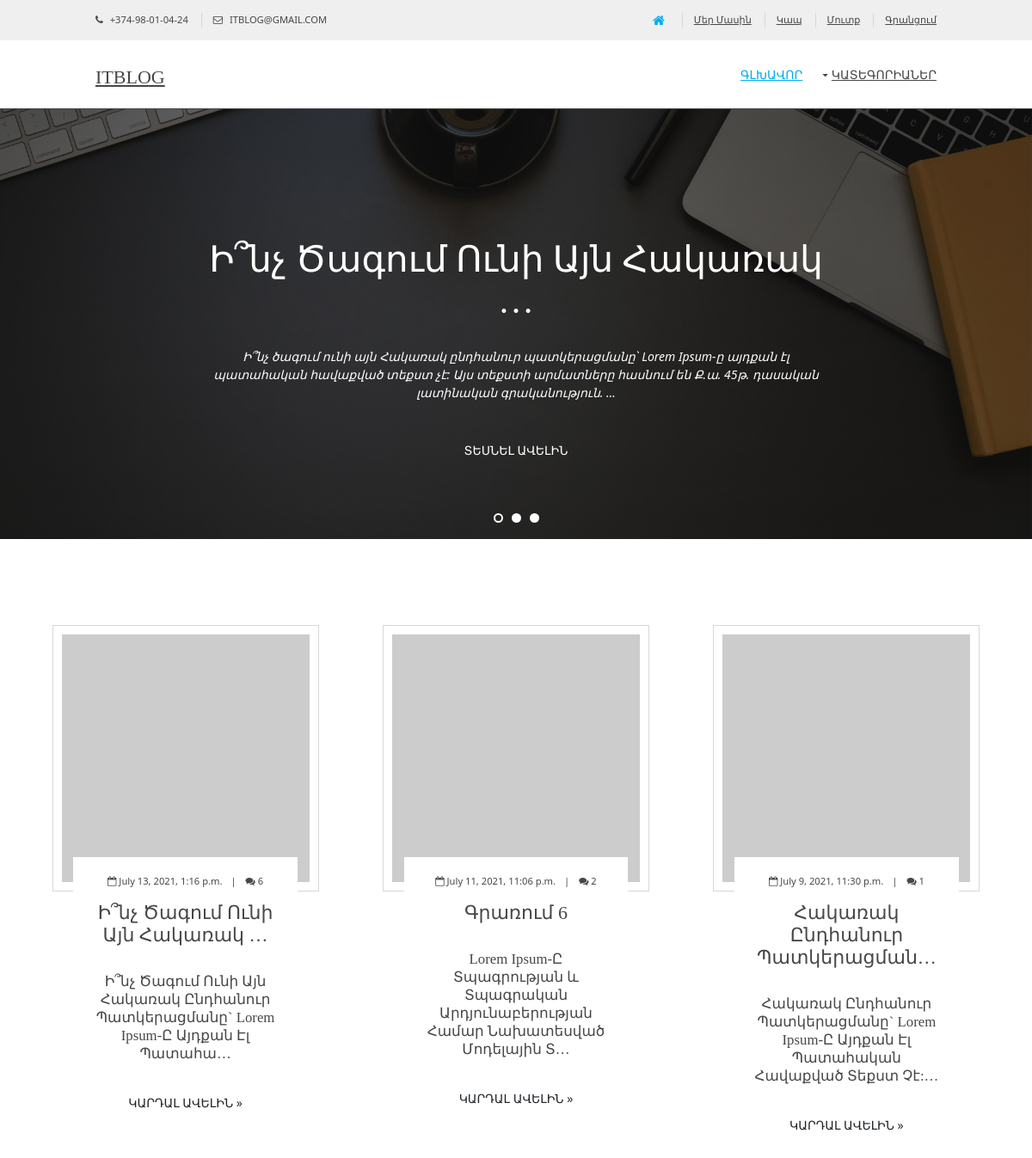
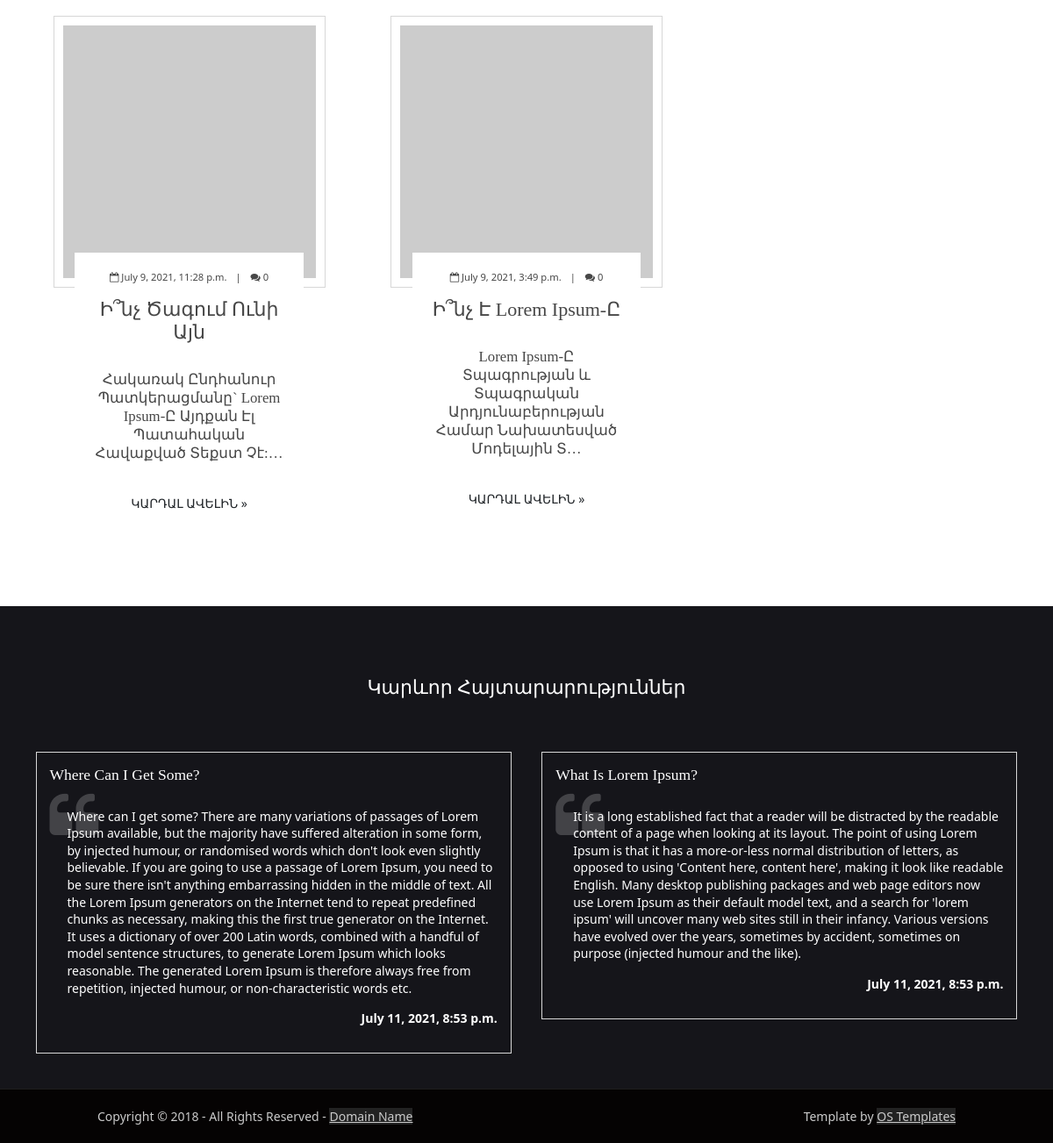
The page / on the database its author committed (2 pictures, top to bottom).
### blog/models.py (models this page shows, shortened)
class BasePost(models.Model):
    title = models.CharField(max_length=255, verbose_name='Գրառման վերնագիր')
    content = models.TextField('Կոնտենտ', blank=True)
    created_date = models.DateTimeField('Հրապարակման ժամանակը', auto_now_add=True)
    edited_date = models.DateTimeField('Խմբագրման ժամանակը', auto_now=True)
    is_published = models.BooleanField('Հրապարակված է', default=True)
    class Meta:
        abstract = True

class Post(BasePost):
    category = models.ForeignKey('Category', on_delete=models.PROTECT, verbose_name='Կատեգորիա')
    tag = models.ManyToManyField('Tag', verbose_name='Տեգ', blank=True, related_name="tags", default=None, )
    image = models.ImageField('Նկար', upload_to='media/blog/posts/%Y/%m/%d/', blank=True)
    views = models.IntegerField(verbose_name='Դիտումների քանակը', default=0)
    is_top = models.BooleanField('Թոփ հայտարարություն', default=False)
    slug = models.SlugField(null=True, default=None, unique=True, )
    class Meta:
        verbose_name = 'Գրառում'
        verbose_name_plural = 'Գրառումներ'
        ordering = ['-created_date', ]
    def get_absolute_url(self):
        return reverse_lazy('post_detail', kwargs={'pk': self.pk,
                                                   'slug': self.slug})

class ImportantNews(BasePost):
    class Meta:
        verbose_name = 'Կարևոր հայտարարություն'
        verbose_name_plural = 'Կարևոր հայտարարություններ'
        ordering = ['-created_date', ]

### blog/views.py (the view)
# urls.py: path('', IndexPage.as_view(), name='home'),
class IndexPage(ListView):
    model = Post
    paginate_by = 6
    template_name = 'blog/index.html'
    context_object_name = 'posts'
    def get_context_data(self, *, object_list=None, **kwargs):
        context = super(IndexPage, self).get_context_data(**kwargs)
        context['temp'] = 1
        context['range'] = range(1, self.paginate_by, 3)
        context['important_news'] = get_important_news()
        return context
    def get_queryset(self):
        return Post.objects.filter(is_published=True, )

### blog/models.py (called while the page is built)
    def get_absolute_url(self):
        return reverse_lazy('post_by_category', kwargs={'pk': self.pk,
                                                        'slug': self.slug})

### blog/services.py (called while the page is built)
def get_important_news(count=2):
    if ImportantNews.objects.filter(is_published=True).exists():
        return ImportantNews.objects.filter(is_published=True)[:count]

### blog/templatetags/blog_tags.py (called while the page is built)
@register.simple_tag(name='change_temp_var')
def change_temp_var(value):
    value += 1
    return value

@register.simple_tag(name='get_categories')
def get_categories():
    return Category.objects.all()

@register.simple_tag()
def get_top_posts():
    posts = Post.objects.filter(is_published=True, views__gte=10, is_top=True).order_by('-views', '-created_date')
    return posts[:3]

@register.simple_tag()
def get_comments_count(post_id):
    post = Post.objects.get(pk=post_id)
    count = post.comment_set.all().count()
    return count

### blog/templates/blog/index.html (shortened to what this page needs)
{% extends 'base.html' %}
{% load blog_tags %}
{% block carousel %}
{% include 'blog/_carousel.html' %}
{% endblock carousel %}
{% block important_news %}
{% include 'blog/important_news.html' %}
{% endblock important_news %}
{% block content %}
<section class="hoc container clear">
    <ul class="nospace group">
        {% for post in posts %}
        {% if temp in range %}
        <li class="one_third first" style="padding: 20px;">
            {% else %}
        <li class="one_third" style="padding: 20px;">
            {% endif %}
            <article class="excerpt">
                <a href="{{ post.get_absolute_url }}">
                    {% if post.image %}
                    <img class="inspace-10 borderedbox" src="{{post.image.url}}">
                    {% else %}
                    <img class="inspace-10 borderedbox" src="https://picsum.photos/300/300">
                    {% endif %}
                </a>
                <div class="excerpttxt">
                    <ul>
                        <li><i class="fa fa-calendar-o"></i> {{post.created_date}}</li>
                        {% get_comments_count post.pk as count %}
                        <li><i class="fa fa-comments"></i> {{ count}}</li>
                    </ul>
                    <h4 class="heading font-x4">{{ post.title|striptags|truncatechars_html:30}}</h4>
                    <h6 class="heading font-x1"> {{ post.content|safe|striptags|truncatechars_html:85 }}</h6>
                    <p><a class="btn" href="{{ post.get_absolute_url }}">Կարդալ ավելին &raquo;</a></p>
                </div>
            </article>
        </li>
        {% change_temp_var temp as temp %}
        {% endfor %}
    </ul>
</section>
{% endblock content %}

### templates/base.html (shortened to what this page needs)
<!DOCTYPE html>
{% load static %}
<html lang="">
<head>
    <link href="{% static 'styles/layout.css' %}" rel="stylesheet" type="text/css" media="all">
    <link href="https://cdn.jsdelivr.net/npm/bootstrap@5.0.2/dist/css/bootstrap.min.css" rel="stylesheet"
>
</head>
<body id="top">
<div class="wrapper row0">
    {% block topbar %}
    {% include 'inc/_top_bar.html' %}
    {% endblock topbar %}
</div>
<div class="wrapper row1">
    <header id="header" class="hoc clear">
        {% block navbar %}
        {% include 'inc/_navbar.html' %}
        {% endblock navbar %}
    </header>
</div>
{% block carousel %}
{% endblock carousel %}
<div class="wrapper row3">
    {% block content %}
    {% endblock content %}
</div>
<div class="wrapper bgded overlay" style="background-color:#2f2f3a; max-height: 550px; ">
    {% block important_news %}
    {% endblock important_news %}
</div>
<div class="wrapper row5" style="background-color:#050303;">
    <div id="copyright" class="hoc clear">
        <p class="fl_left">Copyright &copy; 2018 - All Rights Reserved - <a href="#">Domain Name</a></p>
        <p class="fl_right">Template by <a target="_blank" href="https://www.os-templates.com/"
                                           title="Free Website Templates">OS Templates</a></p>
    </div>
</div>
</body>
</html>

### templates/inc/_top_bar.html
<div id="topbar" class="hoc clear">
    <div class="fl_left">
        <ul class="nospace">
            <li><i class="fa fa-phone"></i> +374-98-01-04-24</li>
            <li><i class="fa fa-envelope-o"></i> itblog@gmail.com</li>
        </ul>
    </div>
    <div class="fl_right">
        <ul class="nospace" style="text-transform:capitalize;">
            <li><a href="#"><i class="fa fa-lg fa-home"></i></a></li>
            <li><a href="{% url 'about_us' %}">Մեր մասին</a></li>
            <li><a href="{% url 'contact_us' %}">Կապ</a></li>
            {% if user.is_anonymous %}
            <li><a href="{% url 'login' %}">Մուտք</a></li>
            <li><a href="{% url 'register' %}">Գրանցում</a></li>
            {% else %}
            <li>Բարի գալուստ {{ user.username }} | <a href="{% url 'logout' %}"> Դուրս գալ </a></li>
            {% endif %}
        </ul>
    </div>
</div>

### templates/inc/_navbar.html (shortened to what this page needs)
{% load blog_tags %}
<div id="logo" class="fl_left">
    <h1><a href="{% url 'home' %}">ItBlog</a></h1>
</div>
<nav id="mainav" class="fl_right">
    <ul class="clear">
        <li class="active"><a href="{% url 'home' %}">Գլխավոր</a></li>
        <li><a class="drop" href="#">Կատեգորիաներ</a>
    </ul>
</nav>

### blog/templates/blog/_carousel.html
{% load blog_tags %}
{% get_top_posts as top_posts %}
{% load static %}
<div class="bgded overlay"
     style="background-image: url({% static 'images/backgrounds/carousel.png' %}); width: 100%; height: 500px;">
    <div id="pageintro" class="hoc clear">
        <div class="flexslider basicslider">
            <ul class="slides">
                {% for post in top_posts %}
                <li>
                    <article>
                        <h3 class="heading">{{post.title|truncatechars:30}}</h3>
                        <p>{{post.content|truncatewords:25}}</p>
                        <footer><a class="btn" href="{{post.get_absolute_url}}" style="color: white">Տեսնել ավելին</a>
                        </footer>
                    </article>
                </li>
                {% endfor %}
            </ul>
        </div>
    </div>
</div>

### blog/templates/blog/important_news.html
<article class="hoc container">
    <div class="sectiontitle">
        <h3 class="heading">Կարևոր հայտարարություններ</h3>
    </div>
    <ul class="nospace group">
        {% for item in important_news %}
        {% if item == important_news.first %}
        <li class="one_half first borderedbox inspace-15" >
            {% else %}
        <li class="one_half borderedbox inspace-15">
            {% endif %}
            <h5>{{ item.title }}</h5>
            <blockquote>{{item.content}}
            </blockquote>
            <p class="right bold">{{item.created_date}}</p>
        </li>
        {% endfor %}
    </ul>
</article>

### ItBlog/static/styles/layout.css (style rules this page uses)
.row1 { border-bottom:1px solid; }
.row5 { border-top:1px solid; }
#topbar { padding:15px 0; font-size:.8rem; text-transform:uppercase; }
#topbar * { margin:0; }
#topbar ul li { display:inline-block; margin-right:10px; padding-right:15px; border-right:1px solid; }
#topbar ul li:last-child { margin-right:0; padding-right:0; border-right:none; }
#topbar i { margin:0 5px 0 0; line-height:normal; }
#header #logo { margin:30px 0 0 0; }
#header #logo h1 { margin:0; padding:0; font-size:22px; text-transform:uppercase; }
#pageintro { padding:150px 0; }
#pageintro li article { display:block; max-width:75%; margin:0 auto; text-align:center; }
#pageintro li article * { margin:0; }
#pageintro li p:first-of-type { margin-bottom:10px; font-style:italic; }
#pageintro li .heading { margin-bottom:30px; font-size:3rem; word-wrap:break-word; }
#pageintro li footer { margin-top:40px; }
.container { padding:80px 0; }
.sectiontitle { display:block; max-width:65%; margin:0 auto 60px; text-align:center; }
.sectiontitle * { margin:0; }
.excerpt { display:inline-block; width:100%; max-width:320px; padding-bottom:20px; }
.excerpt .excerpttxt { display:block; position:relative; max-width:84%; margin:-40px auto; padding:20px; text-align:center; }
.excerpt .excerpttxt > ul { margin:0 0 15px 0; padding:0; font-size:.8rem; }
.excerpt .excerpttxt > ul li { display:inline-block; margin-right:8px; }
.excerpt .excerpttxt > ul li:first-child::after { margin-left:10px; content:"|"; }
.excerpt .excerpttxt > ul li:last-child { margin-right:0; }
.excerpt .heading { margin:0 0 30px 0; }
.excerpt p:last-of-type { margin:0; padding:0; }
#copyright { padding:20px 0; }
#copyright * { margin:0; padding:0; }
*, *::before, *::after { transition:all .28s ease-in-out; }
nav ul, nav ol { margin:0; padding:0; list-style:none; }
#mainav, #breadcrumb, .sidebar nav { line-height:normal; }
#mainav .drop::after, #mainav li li .drop::after, #breadcrumb li a::after, .sidebar nav a::after { position:absolute; font-family:"FontAwesome"; font-size:10px; line-height:10px; }
#mainav ul { text-transform:uppercase; }
#mainav li { display:inline-block; position:relative; margin:0 15px 0 0; padding:0; }
#mainav li:last-child { margin-right:0; }
#mainav li a { display:block; padding:30px 0; }
#mainav .drop { padding-left:15px; }
#mainav .drop::after, #mainav li li .drop::after { content:"\f0d7"; }
#mainav .drop::after { top:35px; left:5px; }
body { color:#CBCBCB; background-color:#222222; }
a { color:#00ADEF; }
hr, .borderedbox { border-color:#D7D7D7; }
.overlay { color:#FFFFFF; background-color:inherit; }
.overlay::after { color:inherit; background-color:rgba(0,0,0,.55); }
.btn, .btn.inverse:hover { color:#FFFFFF; background-color:#00ADEF; border-color:#00ADEF; }
blockquote::before { color:rgba(255,255,255,.2); }
.row0, .row0 a { color:#474747; background-color:#EFEFEF; }
.row1 { color:#474747; background-color:#FFFFFF; }
.row3 { color:#474747; background-color:#FFFFFF; }
.row5, .row5 a { color:#CBCBCB; background-color:#222222; }
.row5 { border-color:rgba(255,255,255,.1); }
#topbar ul li { border-color:rgba(0,0,0,.1); }
#topbar > div:last-of-type li:first-child a { color:#00ADEF; }
#header #logo a { color:inherit; }
.excerpt .excerpttxt { color:inherit; background-color:#FFFFFF; }
#mainav li a { color:inherit; }
#mainav .active a, #mainav a:hover, #mainav li:hover > a { color:#00ADEF; background-color:inherit; }
@media screen and (min-width:978px) { .hoc { max-width:978px; } }

### ItBlog/static/styles/custom.flexslider.css (style rules this page uses)
.slides, .slides > li, .flex-control-nav, .flex-direction-nav { margin:0; padding:0; list-style:none; }
.flexslider { display:block; position:relative; margin:0; padding:0; }
.flexslider .slides { display:block; width:100%; overflow:hidden; }
.flexslider .slides > li { display:none; -webkit-backface-visibility:hidden; }
.flexslider .slides a { text-decoration:none; outline:none; }
.slides::before, .slides::after { display:table; content:""; }
.slides, .slides::after { clear:both; }

### rows shown on the page
Post: title "Ի՞նչ Ծագում Ունի Այն Հակառակ …", content "Ի՞նչ ծագում ունի այն Հակառակ ընդհանուր պատկերացմանը` Lorem Ipsum-ը այդքան էլ պատահական հավաքված տեքստ չէ: Այս տեքստի արմատները հասնում են Ք.ա. 45թ. դասական լատինական գրականություն. …", created_date "July 13, 2021, 1:16 p.m.", count "6", content "Ի՞նչ Ծագում Ունի Այն Հակառակ Ընդհանուր Պատկերացմանը` Lorem Ipsum-Ը Այդքան Էլ Պատահա…"
Post: created_date "July 11, 2021, 11:06 p.m.", count "2", title "Գրառում 6", content "Lorem Ipsum-Ը Տպագրության ԵՒ Տպագրական Արդյունաբերության Համար Նախատեսված Մոդելային Տ…"
Post: created_date "July 9, 2021, 11:30 p.m.", count "1", title "Հակառակ Ընդհանուր Պատկերացման…", content "Հակառակ Ընդհանուր Պատկերացմանը` Lorem Ipsum-Ը Այդքան Էլ Պատահական Հավաքված Տեքստ Չէ:…"
Post: created_date "July 9, 2021, 11:28 p.m.", count "0", title "Ի՞նչ Ծագում Ունի Այն", content "Հակառակ Ընդհանուր Պատկերացմանը` Lorem Ipsum-Ը Այդքան Էլ Պատահական Հավաքված Տեքստ Չէ:…"
Post: created_date "July 9, 2021, 3:49 p.m.", count "0", title "Ի՞նչ Է Lorem Ipsum-Ը", content "Lorem Ipsum-Ը Տպագրության ԵՒ Տպագրական Արդյունաբերության Համար Նախատեսված Մոդելային Տ…"
ImportantNews: title "Where Can I Get Some?", content "Where can I get some? There are many variations of passages of Lorem Ipsum available, but the majority have suffered alteration in some form, by injected humour, or randomised words which don't look even slightly believable. If you are going to use a passage of Lorem Ipsum, you need to be sure there isn't anything embarrassing hidden in the middle of text. All the Lorem Ipsum generators on the Internet tend to repeat predefined chunks as necessary, making this the first true generator on the Internet. It uses a dictionary of over 200 Latin words, combined with a handful of model sentence structures, to generate Lorem Ipsum which looks reasonable. The generated Lorem Ipsum is therefore…", created_date "July 11, 2021, 8:53 p.m."
ImportantNews: title "What Is Lorem Ipsum?", content "It is a long established fact that a reader will be distracted by the readable content of a page when looking at its layout. The point of using Lorem Ipsum is that it has a more-or-less normal distribution of letters, as opposed to using 'Content here, content here', making it look like readable English. Many desktop publishing packages and web page editors now use Lorem Ipsum as their default model text, and a search for 'lorem ipsum' will uncover many web sites still in their infancy. Various versions have evolved over the years, sometimes by accident, sometimes on purpose (injected humour and the like).", created_date "July 11, 2021, 8:53 p.m."
